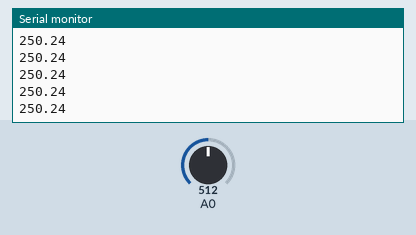
Recording of a sketch running on a simulated Arduino Uno, built with avr-gcc and run on an emulated ATmega328P. Parts: the last lines printed to the serial monitor. The test bench sets the inputs (shaded band); at power-on: A0 = 512.

Above: at 1.2 s.
1.3 s: A0 set to 716
At 1.56 s:
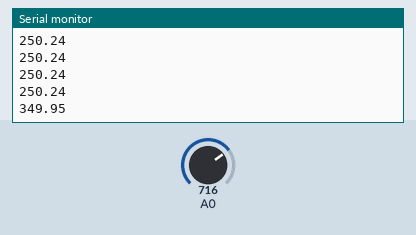
2.8 s: A0 set to 900
At 2.96 s:
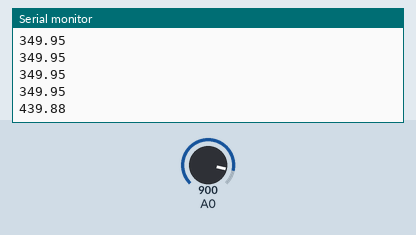
Timing chart, 0 to 5.8 s (numbered marks = the images above; inputs shaded):
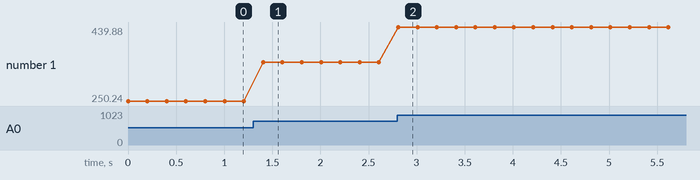

Measured:
- after the input at 1.3 s, the serial monitor: prints a new line after 0.10 s (image 1)
- after the input at 2.8 s, the serial monitor: prints a new line at once (image 2)
- plotted number 1: 250.24 → 349.95 after the input at 1.3 s, 349.95 → 439.88 after the input at 2.8 s

The sketch:

lm35.ino
```cpp
void setup() {
  Serial.begin(9600);

}

void loop() {

  int val  = analogRead(A0);

  float temp_celcius = val * (5.0 / 1023.0 * 100.0);

  Serial.println(temp_celcius);
  delay(200);
}
```
